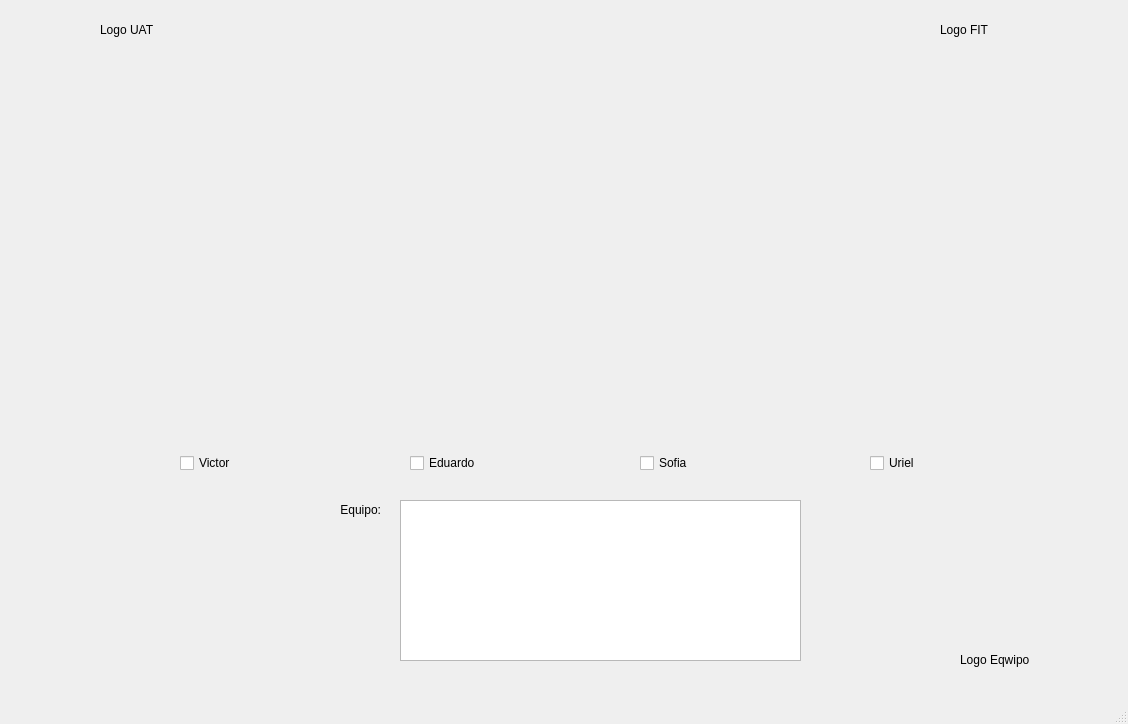
<?xml version="1.0" encoding="UTF-8"?>
<ui version="4.0">
 <class>MainWindow</class>
 <widget class="QMainWindow" name="MainWindow">
  <property name="geometry">
   <rect>
    <x>0</x>
    <y>0</y>
    <width>1128</width>
    <height>724</height>
   </rect>
  </property>
  <property name="windowTitle">
   <string>MainWindow</string>
  </property>
  <widget class="QWidget" name="centralwidget">
   <widget class="QLabel" name="label">
    <property name="geometry">
     <rect>
      <x>100</x>
      <y>20</y>
      <width>63</width>
      <height>20</height>
     </rect>
    </property>
    <property name="text">
     <string>Logo UAT</string>
    </property>
   </widget>
   <widget class="QLabel" name="label_2">
    <property name="geometry">
     <rect>
      <x>940</x>
      <y>20</y>
      <width>63</width>
      <height>20</height>
     </rect>
    </property>
    <property name="text">
     <string>Logo FIT</string>
    </property>
   </widget>
   <widget class="QLabel" name="label_3">
    <property name="geometry">
     <rect>
      <x>960</x>
      <y>650</y>
      <width>91</width>
      <height>20</height>
     </rect>
    </property>
    <property name="text">
     <string>Logo Eqwipo</string>
    </property>
   </widget>
   <widget class="QLabel" name="label_8">
    <property name="geometry">
     <rect>
      <x>310</x>
      <y>500</y>
      <width>71</width>
      <height>20</height>
     </rect>
    </property>
    <property name="text">
     <string>Equipo:</string>
    </property>
    <property name="alignment">
     <set>Qt::AlignRight|Qt::AlignTrailing|Qt::AlignVCenter</set>
    </property>
   </widget>
   <widget class="QCheckBox" name="cbxIntegrante1">
    <property name="geometry">
     <rect>
      <x>180</x>
      <y>450</y>
      <width>93</width>
      <height>26</height>
     </rect>
    </property>
    <property name="text">
     <string>Victor</string>
    </property>
   </widget>
   <widget class="QCheckBox" name="cbxIntegrante2">
    <property name="geometry">
     <rect>
      <x>410</x>
      <y>450</y>
      <width>93</width>
      <height>26</height>
     </rect>
    </property>
    <property name="text">
     <string>Eduardo</string>
    </property>
   </widget>
   <widget class="QCheckBox" name="cbxIntegrante3">
    <property name="geometry">
     <rect>
      <x>640</x>
      <y>450</y>
      <width>93</width>
      <height>26</height>
     </rect>
    </property>
    <property name="text">
     <string>Sofia</string>
    </property>
   </widget>
   <widget class="QCheckBox" name="cbxIntegrante4">
    <property name="geometry">
     <rect>
      <x>870</x>
      <y>450</y>
      <width>93</width>
      <height>26</height>
     </rect>
    </property>
    <property name="text">
     <string>Uriel</string>
    </property>
   </widget>
   <widget class="QTextEdit" name="txtDatos">
    <property name="geometry">
     <rect>
      <x>400</x>
      <y>500</y>
      <width>401</width>
      <height>161</height>
     </rect>
    </property>
   </widget>
  </widget>
  <widget class="QMenuBar" name="menubar">
   <property name="geometry">
    <rect>
     <x>0</x>
     <y>0</y>
     <width>1128</width>
     <height>25</height>
    </rect>
   </property>
  </widget>
  <widget class="QStatusBar" name="statusbar"/>
 </widget>
 <resources>
  <include location="Resource.qrc"/>
 </resources>
 <connections/>
</ui>
